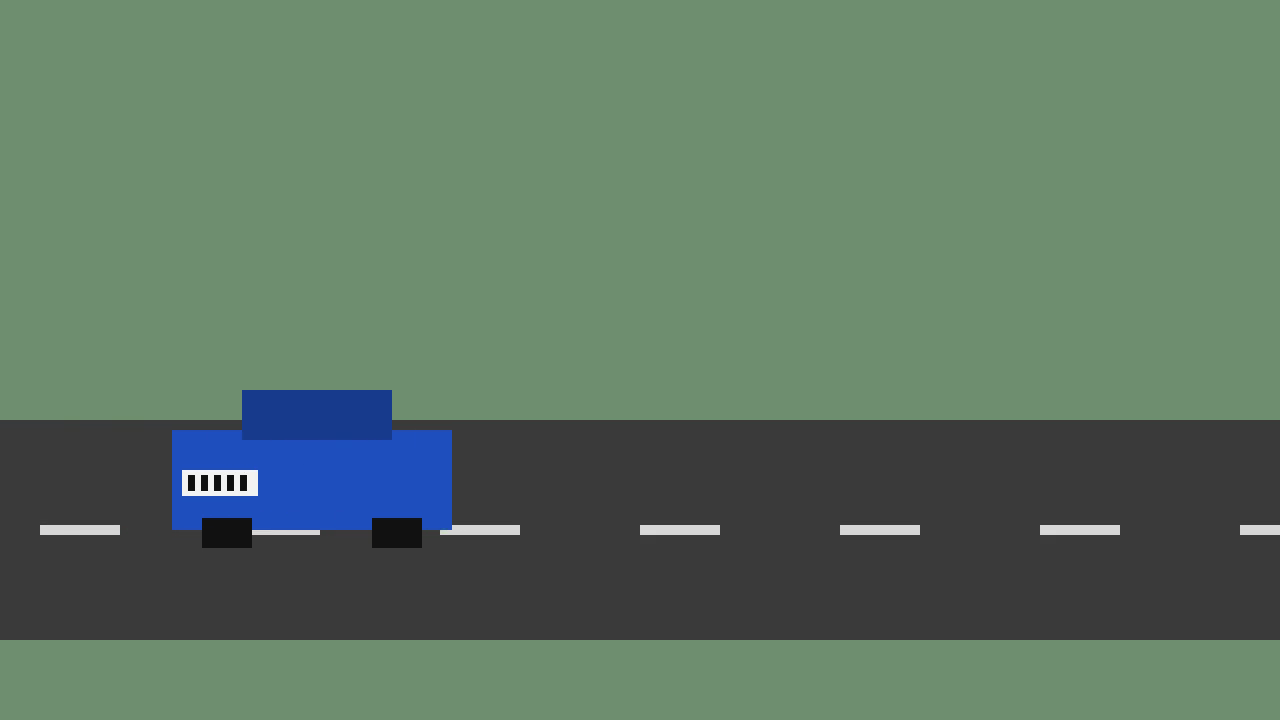
#> input picture fixtures/contracts/artifacts/donor_f409.png, 1280 x 720 px
$ python -i color.py   (imports and definitions only)   (older library calls are emulated)
#> lines starting #> are read from the running program, lines starting #| are printed output that depends on the picture
#> further down, picture is the input picture: shape (720, 1280, 3); mean B, G, R 99.4, 117.4, 93.8
"""Lane B: bounded per-channel color normalization (section 9, algorithm step 7). SIGNATURES FROZEN.

Fit ``target = gain * donor + bias`` per BGR channel on aligned, valid context-ring pixels outside
the subject box (ring from the expanded alignment crop), using only pixels with Sobel magnitude
``<= color.max_context_gradient_8bit / 255``. Robust fit, deterministic. No histogram matching, no
learned colorization. Gates: sample count, gain bounds, bias bounds, mean absolute residual.

When the IRLS design is rank-deficient (near-constant ring) or the fitted affine is out of range
while identity residual already sits inside ``color.max_mean_abs_residual_8bit``, return identity
``(1,1,1)/(0,0,0)`` with rule-coded gates that document why. Do not invent an unbounded slope.
Thresholds are not loosened. Identity residual outside the residual gate still rejects.
"""

from __future__ import annotations

import cv2
import numpy as np

from probity.domain.enums import PolicyStage, ReasonCode
from probity.domain.policy import PolicyConfig
from probity.reconstruction.types import ColorFit, Gate, Obs, Operator, Warp

LANE = "lane B"
COLOR = PolicyStage.COLOR
PHOTO = ReasonCode.PHOTOMETRIC_INCOMPATIBLE
LIGHT = ReasonCode.LIGHTING_OUT_OF_RANGE
IRLS_ITERS = 3
HUBER_K = 1.345 * 1.4826  # ~2.0 MAD, Huber with Gaussian consistency constant
IDENTITY_GAIN = (1.0, 1.0, 1.0)
IDENTITY_BIAS = (0.0, 0.0, 0.0)


# [8 lines left out: function context_ring_mask, not called in this run]


def _sobel_magnitude_8bit(bgr: np.ndarray) -> np.ndarray:
    """Sobel magnitude of luma in 8-bit units (equivalent to Sobel(luma/255)*255)."""
    luma = cv2.cvtColor(bgr, cv2.COLOR_BGR2GRAY).astype(np.float64)
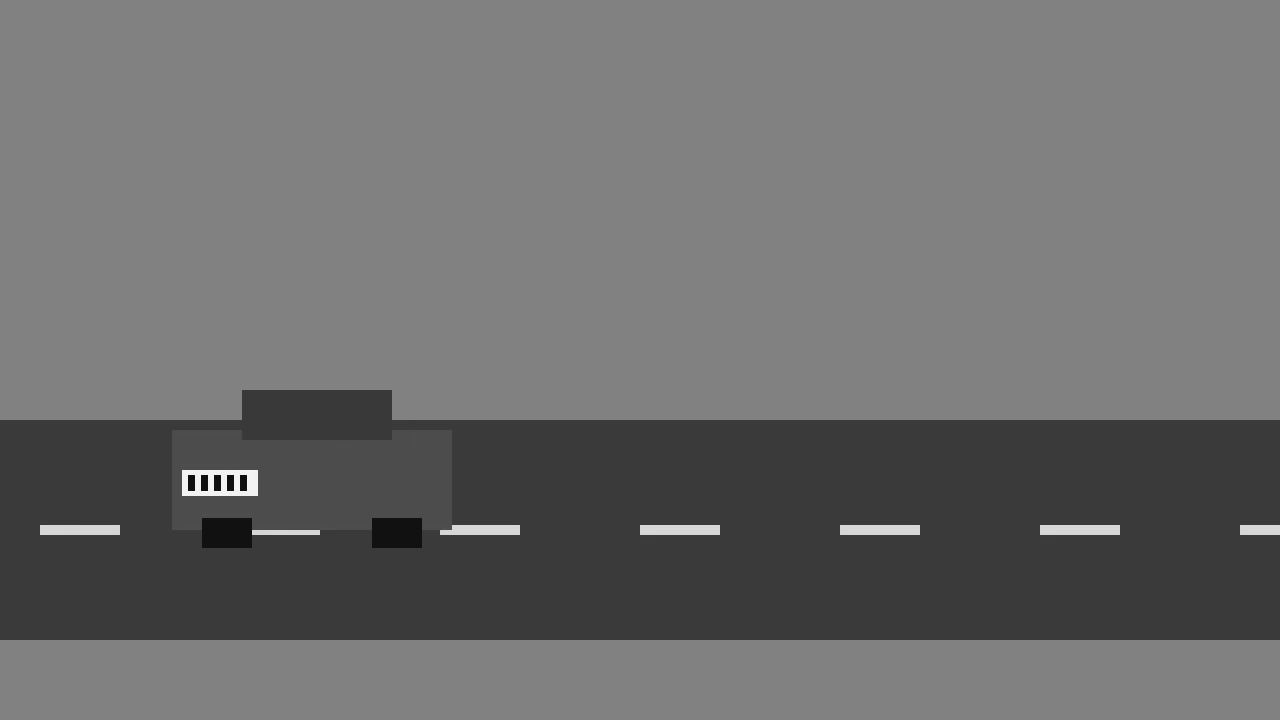
#> luma: shape (720, 1280) float64; min 9, max 248, mean 108.3
    gx = cv2.Sobel(luma, cv2.CV_64F, 1, 0, ksize=3)
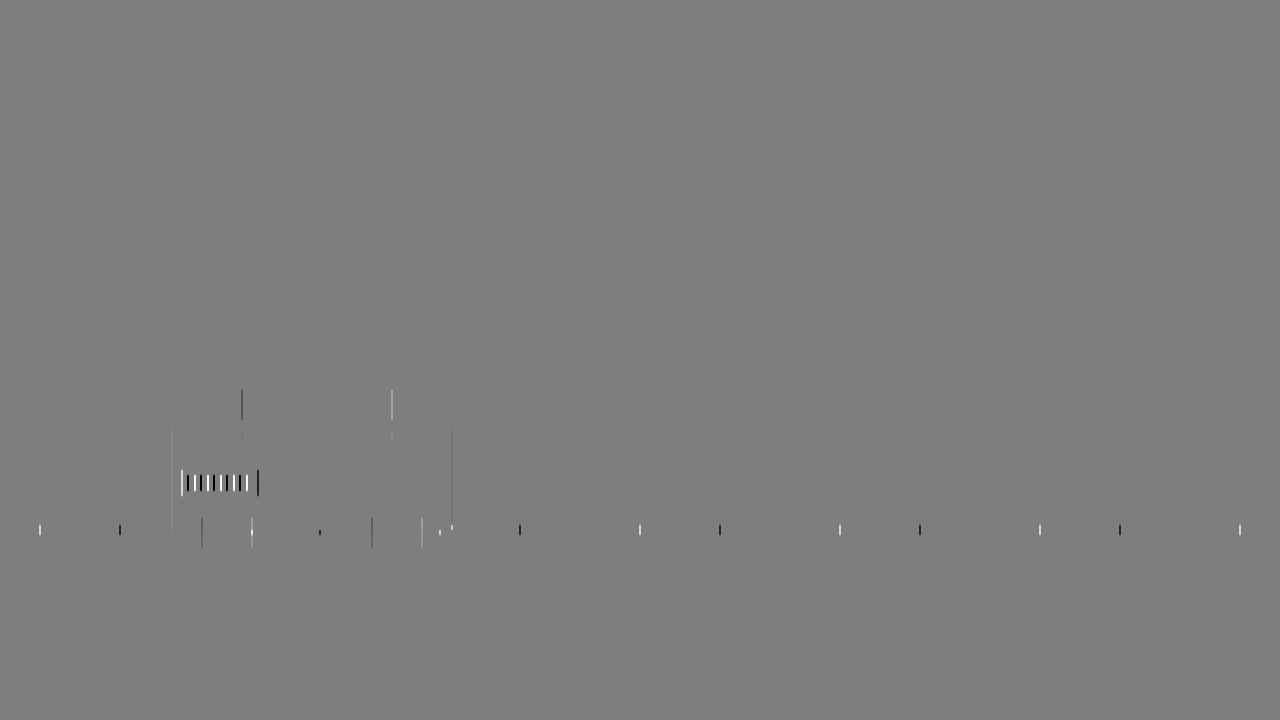
#> gx: shape (720, 1280) float64; min -912, max 924, mean 0; drawn with min black and max white
    gy = cv2.Sobel(luma, cv2.CV_64F, 0, 1, ksize=3)
    return np.hypot(gx, gy)
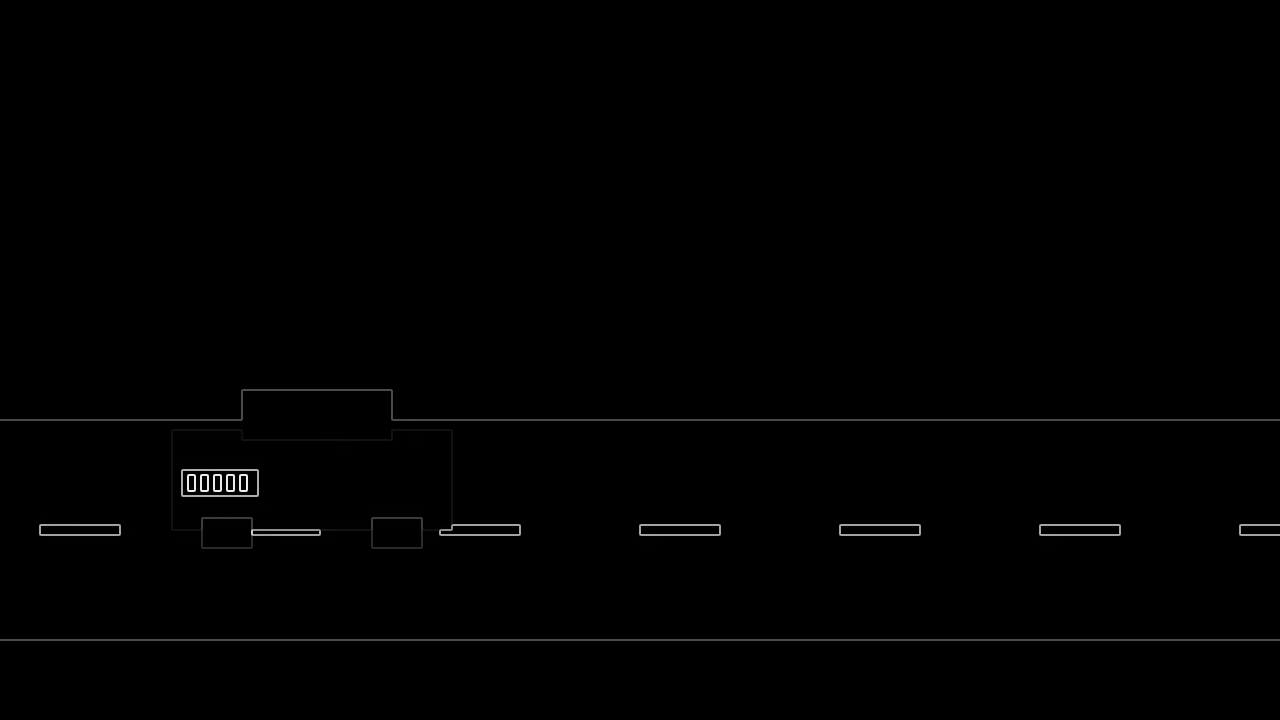
#> returned value: shape (720, 1280) float64; min 0, max 977.3, mean 4.1; drawn with min black and max white


# [9 lines that did not run here, left out]


def _gate(
    accept: ReasonCode,
    reject: ReasonCode,
    observed: float | int,
    operator: Operator,
    threshold: float | int,
    units: str | None,
    key: str | None,
    accept_reason: str,
    reject_reason: str,
) -> Gate:
    return Gate(
        accept, COLOR, observed, operator, threshold, units, key, accept_reason, reject_reason,
        reject,
    )


# [6 lines that did not run here, left out]


# [6 lines that did not run here, left out]


# [6 lines that did not run here, left out]


# [6 lines that did not run here, left out]


# [6 lines that did not run here, left out]


# [6 lines that did not run here, left out]


# [8 lines that did not run here, left out]


def _design_rank_gate(rank: int) -> Gate:
    """Accepts when the unweighted IRLS design ``[donor, 1]`` has rank <= 1."""
    return _gate(
        PHOTO, PHOTO, int(rank), "<=", 1, "rank",
        None,
        "IRLS design is rank-deficient on a near-constant context ring; identity is more "
        "conservative than an unbounded slope",
        "IRLS design is full rank",
    )


def _fit_channel(donor: np.ndarray, target: np.ndarray) -> tuple[float, float]:
    """Three-iteration Huber IRLS for ``target = gain * donor + bias``. Deterministic."""
    d = donor.astype(np.float64, copy=False).ravel()
    t = target.astype(np.float64, copy=False).ravel()
    weights = np.ones(d.shape[0], dtype=np.float64)
    gain, bias = 1.0, 0.0
    for _ in range(IRLS_ITERS):
        scale = np.sqrt(weights)
        design = np.column_stack((d * scale, scale))
        beta, _, _, _ = np.linalg.lstsq(design, t * scale, rcond=None)
        gain, bias = float(beta[0]), float(beta[1])
        residual = t - (gain * d + bias)
        mad = float(np.median(np.abs(residual - np.median(residual))))
        if mad < 1e-9:
            break
        thresh = HUBER_K * mad
        abs_r = np.abs(residual)
        weights = np.where(abs_r <= thresh, 1.0, thresh / np.maximum(abs_r, 1e-12))
    return gain, bias


def _channel_design_rank(donor: np.ndarray) -> int:
    """Rank of the unweighted IRLS design ``[donor, 1]`` (2 = full rank, <=1 = deficient)."""
    d = donor.astype(np.float64, copy=False).ravel()
    if d.size == 0:
        return 0
    return int(np.linalg.matrix_rank(np.column_stack((d, np.ones(d.size, dtype=np.float64)))))


def _mean_abs_residual(
    donor_px: np.ndarray,
    target_px: np.ndarray,
    gain: tuple[float, float, float],
    bias: tuple[float, float, float],
) -> float:
    predicted = np.empty(target_px.shape, dtype=np.float64)
    for channel, (g, b) in enumerate(zip(gain, bias, strict=True)):
        predicted[:, channel] = g * donor_px[:, channel].astype(np.float64) + b
    return float(np.mean(np.abs(target_px.astype(np.float64) - predicted)))


# [11 lines that did not run here, left out]


# [19 lines that did not run here, left out]


def apply_color(crop: np.ndarray, fit: ColorFit) -> np.ndarray:
    """uint8 BGR: ``clip(rint(gain * crop + bias), 0, 255)`` per channel (float64 internally)."""
    if crop.dtype != np.uint8 or crop.ndim != 3 or crop.shape[2] != 3:
        raise ValueError("crop must be a BGR uint8 (H, W, 3) image")
    scaled = np.empty(crop.shape, dtype=np.float64)
    for channel, (gain, bias) in enumerate(zip(fit.gain, fit.bias, strict=True)):
        scaled[..., channel] = gain * crop[..., channel].astype(np.float64) + bias
    return np.clip(np.rint(scaled), 0, 255).astype(np.uint8)


def _color_result(
    gain: tuple[float, float, float],
    bias: tuple[float, float, float],
    residual: float,
    samples: int,
    gates: list[Gate],
) -> ColorFit:
    failed = next((gate for gate in gates if not gate.ok), None)
    return ColorFit(
        gain=gain, bias=bias, mean_abs_residual=float(residual), samples=int(samples),
        accepted=failed is None, reason=PHOTO if failed is None else failed.failure_code,
        gates=tuple(gates),
    )


# [41 lines that did not run here, left out]

>>> import cv2
>>> picture = cv2.imread('../../../fixtures/contracts/artifacts/donor_f409.png')
>>> result = _sobel_magnitude_8bit(picture)
